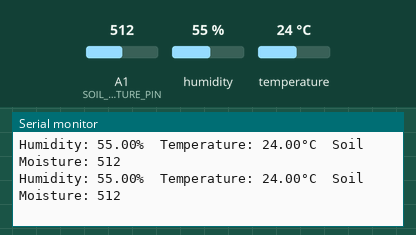
The sketch below on a simulated Arduino Uno, built with avr-gcc and run on an emulated ATmega328P. On the bench: the last lines printed to the serial monitor. The test bench sets the inputs (shaded band); at power-on: humidity 55 %, A1 (SOIL_MOISTURE_PIN) = 512, temperature 24 °C.

Above: at 1.8 s.
1.9 s: humidity set to 22 %
At 3.3 s:
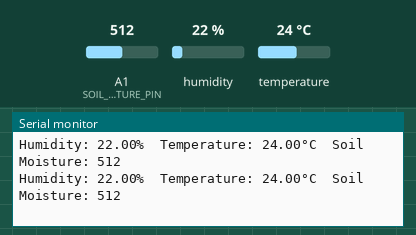
3.4 s: A1 (SOIL_MOISTURE_PIN) set to 716
At 4.6 s:
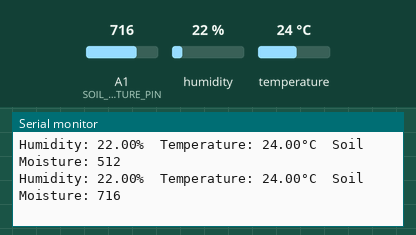
4.9 s: temperature set to 12 °C
At 6.1 s:
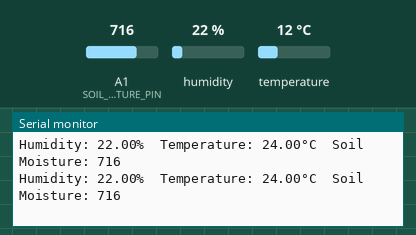
6.4 s: A1 (SOIL_MOISTURE_PIN) set to 900
At 6.4 s:
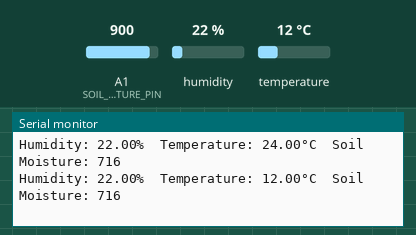
7.9 s: humidity set to 40 %
At 9.2 s:
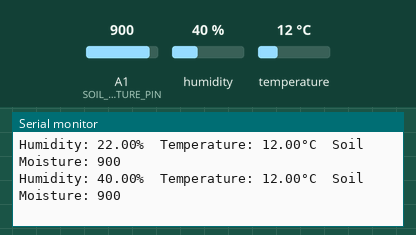
Timing chart, 0 to 10.4 s (numbered marks = the images above; inputs shaded):
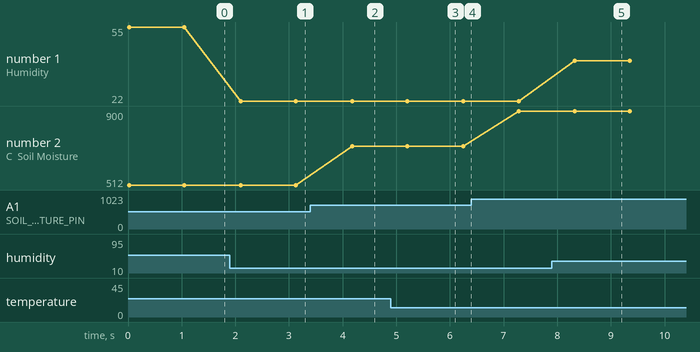

The sketch:

home_garden_Bluetooth.ino
```cpp
#include <SoftwareSerial.h>
#include <DHT.h>

#define DHTPIN 13         // Pin for DHT sensor data
#define SOIL_MOISTURE_PIN A1  // Pin for soil moisture sensor

DHT dht(DHTPIN, DHT11);
SoftwareSerial bluetooth(0, 1);  // RX, TX (connect Bluetooth module to these pins)

void setup() {
  Serial.begin(9600);
  bluetooth.begin(9600);  // Initialize the software serial port for Bluetooth
  dht.begin();
}

void loop() {
  // Read humidity and temperature from DHT22
  float humidity = dht.readHumidity();
  float temperature = dht.readTemperature();

  // Read soil moisture
  int soilMoisture = analogRead(SOIL_MOISTURE_PIN);

  // Print the sensor data to the serial monitor
  Serial.print("Humidity: ");
  Serial.print(humidity);
  Serial.print("%  Temperature: ");
  Serial.print(temperature);
  Serial.print("°C  Soil Moisture: ");
  Serial.println(soilMoisture);

  // Send the data over Bluetooth
  bluetooth.print("H:");
  bluetooth.print(humidity);
  bluetooth.print(" T:");
  bluetooth.print(temperature);
  bluetooth.print(" S:");
  bluetooth.println(soilMoisture);

  delay(1000);  // Adjust the delay as needed
}
```

Measured:
- after the input at 1.9 s, the serial monitor: prints a new line after 0.20 s (image 1)
- after the input at 3.4 s, the serial monitor: prints a new line after 0.78 s (image 2)
- after the input at 7.9 s, the serial monitor: prints a new line after 0.43 s (image 5)
- plotted number 1: 55 → 22 after the input at 1.9 s, 22 → 40 after the input at 7.9 s
- plotted number 2: 512 → 716 after the input at 3.4 s, 716 → 900 after the input at 6.4 s
